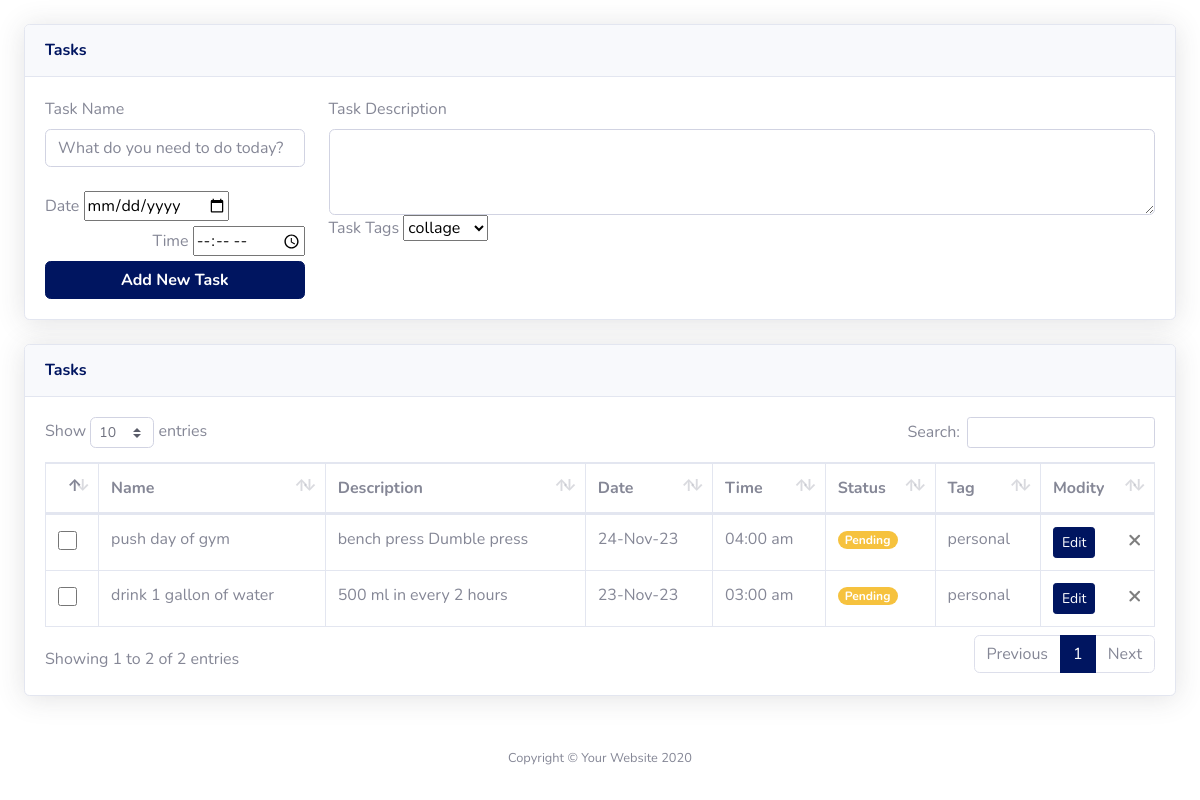
Before: /admin/components/todo-list/todo-tags.php?tag=Personal (signed in) with the older database file.
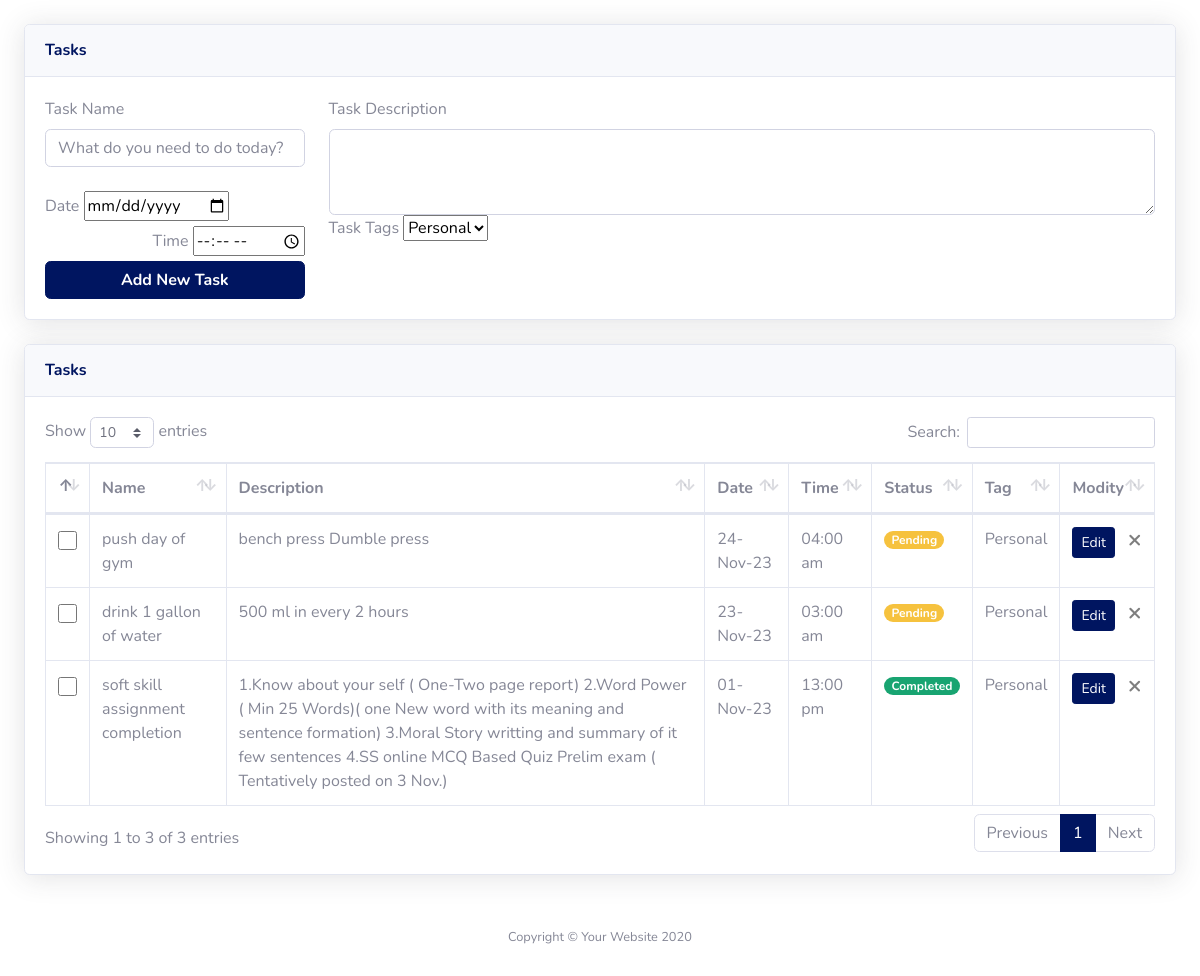
After: the same page with the newer database file.
### tables this page shows
CREATE TABLE `todo` (
  `id` int(11) NOT NULL,
  `name` varchar(40) NOT NULL,
  `disc` varchar(500) NOT NULL,
  `tag` varchar(30) NOT NULL,
  `type` int(11) NOT NULL DEFAULT 4,
  `status` int(11) NOT NULL DEFAULT 0,
  `trash` int(11) NOT NULL DEFAULT 0,
  `created` date NOT NULL,
  `time` time NOT NULL,
  `fk_user` int(11) NOT NULL,
  `fk_goal` int(11) NOT NULL
);

### conn.php (called while the page is built)
<?php
 function sql_query($sql){
    $conn=mysqli_connect("localhost","root","","PPP");
    if ($conn->connect_error) {
        die("Connection failure: "
            . $conn->connect_error);
    } else{
        return mysqli_query($conn,$sql);
    }
 }
?>

### admin/components/todo-list/todo-tags.php (the view, shortened to what the changed rows need)
<?php
    include "../../../conn.php";
    $id=$_SESSION['id'];
?>
<!DOCTYPE html>
<html lang="en">
<head>
    <link href="/Personal-Productivity-Planner/admin/vendor/fontawesome-free/css/all.min.css" rel="stylesheet"
        type="text/css">
    <link href="/Personal-Productivity-Planner/admin/css/sb-admin-2.min.css" rel="stylesheet">
    <link href="/Personal-Productivity-Planner/admin/vendor/datatables/dataTables.bootstrap4.min.css" rel="stylesheet">
</head>
<body id="page-top">
    <div id="wrapper">
        <div id="content-wrapper" class="d-flex flex-column">
            <div id="content">
                <div class="container-fluid">
                <div class="card shadow mb-4 mt-4">
                        <div class="card-body">
                        <?php
                        if($_SERVER['REQUEST_METHOD']=="POST" && isset($_POST['edit-task'])){
                            $result=sql_query("SELECT * FROM `todo` WHERE `fk_user`='$id' and `id`='".$_POST['edit-task']."' ");
                            if (mysqli_num_rows($result) >0) {
                            while($row = mysqli_fetch_assoc($result)){
                        echo '
                        <form class="row" action="todo-tags.php" method="POST">
                            <div class="col-xl-3 col-md-6 ">
                                <label for="exampleFormControlTextarea1">Task Name</label>
                                <input type="text" name="name" class="mr-2 form-control add-task" value="'.$row['name'].'" placeholder="What do you need to do today?" required>
                                <div class="my-4"><span><label for="exampleFormControlTextarea1">Date</label>
                                <input name="created" value="'.$row['created'].'" type="date" required></span>
                                <span class="float-right"><label for="exampleFormControlTextarea1">Time</label>
                                <input type="time" value="'.$row['time'].'" name="time" step=900></span></div>
                                <button type="submit" name="update-task" value="'.$row['id'].'" class="add btn btn-primary btn-block font-weight-bold todo-list-add-btn">Update Task</button>
                            </div>
                            <div class="col-xl-9 col-md-6">
                                <label for="exampleFormControlTextarea1" required>Task Description</label>
                                <textarea class="form-control" name="disc" rows="3">'.$row['disc'].'</textarea>
                                <label for="exampleFormControlTextarea1">Task Tags</label>
                                <select class="form-select" id="inputGroupSelect04" aria-label="Example select with button addon">';
                                $result1=sql_query("SELECT DISTINCT tag FROM `todo` WHERE tag != '' and `fk_user`='$id'");
                                if (mysqli_num_rows($result1) >0) {
                                while($row1 = mysqli_fetch_assoc($result1)){
                                if($row1['tag']==$row['tag']){echo '<option selected value="'.$row['tag'].'">'.$row['tag'].'</option>';
                                die("hh");}
                                if($row1['tag']!=$row['tag']) {echo '<option name="tag" value="'.$row1['tag'].'">'.$row1['tag'].'</option>';}}}
                                echo'</select>
                            </div>
                            </div>
                        </form>';}}
                    }
                    else{
                    echo '
                    <form class="row" action="todo-tags.php" method="POST">
                        <div class="col-xl-3 col-md-6 ">
                            <label for="exampleFormControlTextarea1">Task Name</label>
                            <input type="text" name="name" class="mr-2 form-control add-task" placeholder="What do you need to do today?" required>
                            <div class="my-4"><span><label for="exampleFormControlTextarea1">Date</label>
                            <input name="created" type="date" required></span>
                            <span class="float-right"><label for="exampleFormControlTextarea1">Time</label>
                            <input type="time" name="time" step=900></span></div>
                            <button type="submit" name="add-task" class="add btn btn-primary btn-block font-weight-bold todo-list-add-btn">Add New Task</button>
                        </div>
                        <div class="col-xl-9 col-md-6">
                            <label for="exampleFormControlTextarea1" required>Task Description</label>
                            <textarea class="form-control" name="disc" rows="3"></textarea>
                            <label for="exampleFormControlTextarea1">Task Tags</label>
                            <select class="form-select" id="inputGroupSelect04" aria-label="Example select with button addon">';
                                $result1=sql_query("SELECT DISTINCT tag FROM `todo` WHERE tag != '' and `fk_user`='$id'");
                                if (mysqli_num_rows($result1) >0) {
                                while($row1 = mysqli_fetch_assoc($result1)){
                                echo '<option name="tag" value="'.$row1['tag'].'">'.$row1['tag'].'</option>';}}
                                echo'</select>
                        </div>
                        </div>
                    </form>';
                }
                    ?>
                        </div>
                    <div class="card shadow mb-4">
                        <div class="card-body">
                            <div class="table-responsive">
                                    <table class="table table-bordered" id="dataTable" width="100%" cellspacing="0">
                                        <thead>
                                            <tr>
                                                <th></th>
                                                <th>Name</th>
                                                <th>Description</th>
                                                <th>Date</th>
                                                <th>Time</th>
                                                <th>Status</th>
                                                <th>Tag</th>
                                                <th>Modity</th>
                                            </tr>
                                        </thead>
                                        <tbody>
                                            <?php
                                            $result=sql_query("SELECT * FROM `todo` WHERE `fk_user`='$id' and `trash`= 0 and `tag`='".$_GET['tag']."' ORDER BY `status` ASC");
                                            if (mysqli_num_rows($result) >0) {
                                            while($row = mysqli_fetch_assoc($result)){
                                                $date=strtotime($row["created"]);
                                                $strdate=strval(date('d-M-y', $date));
                                                $today=strtotime("now");
                                                $tomorrow=strtotime("tomorrow");
                                                $yesterday=strtotime("yesterday");
                                                $time=strtotime($row["time"]);
                                                $strtime=strval(date('H:i a', $time));
                                                echo '
                                                    <tr>
                                                    <td><form action="todo-tags.php" method="POST"><div class="checker"><input type="checkbox" onChange="this.form.submit()" name="complete-task" value="'.$row['id'].'"></div></form></td>
                                                    <td>'.$row['name'].'</td>
                                                    <td>'.$row['disc'].'</td>
                                                    <td>';
                                                    if(strval(date('d-M-y', $today))==strval(date('d-M-y', $date))){echo "Today";}
                                                    else if(strval(date('d-M-y', $tomorrow))==strval(date('d-M-y', $date))){echo "Tomorrow";}
                                                    else if(strval(date('d-M-y', $yesterday))==strval(date('d-M-y', $date))){echo "Yesterday";}else{echo $strdate;}
                                                echo'</td>
                                                    <td>'.$strtime.'</td>
                                                    <td>';
                                                    if($row['status']==1){echo '<span class="badge badge-pill badge-success mb-2 ">Completed</span>';}else if($row['status']==0 and date('d-M-y', $today)>date('d-M-y', $date)){echo '<span class="badge badge-pill badge-danger mb-2 ">Due</span>';}else{echo '<span class="badge badge-pill badge-warning mb-2 ">Pending</span>';}
                                                echo'</td>
                                                    <td>'.$row['tag'].'</td>
                                                    <td><form action="todo-tags.php" method="POST"><span><button class="btn btn-sm btn-primary" type="submit" name="edit-task" value="'.$row['id'].'">Edit</button><button type="submit" name="del-task" value="'.$row['id'].'" class="close" aria-label="Close"><span aria-hidden="true">&times;</span></button></span></form></td>
                                                </tr>';
                                                    }
                                                }
                                            ?>
                                        </tbody>
                                    </table>
                            </div>
                        </div>
                    </div>
                </div>
            </div>
        </div>
</body>
</html>

Changed rows visible on the page:
changed todo "push day of gym": tag "personal" → "Personal"
changed todo "drink 1 gallon of water": tag "personal" → "Personal"
now on this page (row edited): todo: name "soft skill assignment completion", disc "1.Know about your self ( One-Two page report) 2.Word Power ( Min 25 Words)( one New word with its meaning and sentence formation) 3.Moral Story writting and summary of it few sentences 4.SS online MCQ Based Quiz Prelim exam ( Tentatively posted on 3 Nov.)", created "01-Nov-23", time "13:00 pm", status "Completed", tag "Personal", $row['id'] 2 (drawn)
Other visible differences:
form field value: "collage" → "Personal"
text written by a page script: "Show entries Search: Showing 1 to 2 of 2 entries Previous 1 Next" → "Show entries Search: Showing 1 to 3 of 3 entries Previous 1 Next"
